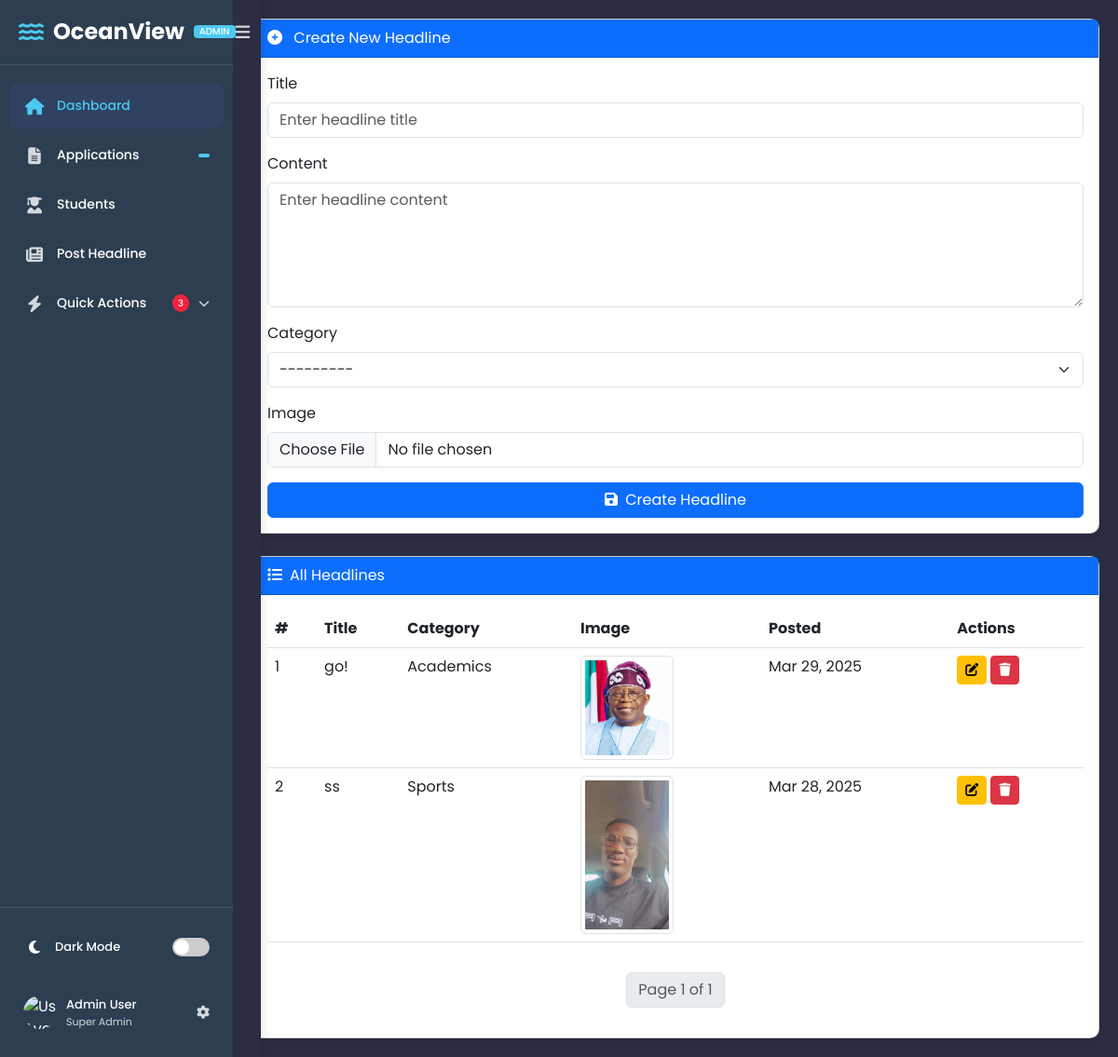
/headline/, run on the app's committed database.
### portal/models.py (models this page shows, shortened)
class Headline(models.Model):
    title = models.CharField(max_length=100)
    content = models.TextField()
    image = models.ImageField(upload_to="news_images/", blank=True, null=True)
    category = models.ForeignKey(Category, on_delete=models.CASCADE)
    created_at = models.DateTimeField(auto_now_add=True)

class Category(models.Model):
    name = models.CharField(max_length=100, unique=True)
    def __str__(self):
        return self.name

### crm/views.py (the view)
# urls.py: path("headline/", Post_headline, name="Post_headline"),
def Post_headline(request):
    if request.method == "POST":
        form = HeadlineForm(request.POST, request.FILES)
        if form.is_valid():
            form.save()
            messages.success(request, "Headline posted successfully!")
            return redirect("Post_headline")
    else:
        form = HeadlineForm()
    headlines = paginate_headlines(request)
    return render(request, "crm/crm_post_headline.html", {"form": form, "headlines": headlines})

### crm/forms.py
class HeadlineForm(forms.ModelForm):
    class Meta:
        model = Headline
        fields = ["title", "content", "image", "category"]
        widgets = {
            "title": forms.TextInput(attrs={"class": "form-control", "placeholder": "Enter headline title"}),
            "content": forms.Textarea(attrs={"class": "form-control", "rows": 5, "placeholder": "Enter headline content"}),
            "image": forms.FileInput(attrs={"class": "form-control"}),
            "category": forms.Select(attrs={"class": "form-select"}),
        }

### crm/views.py (called while the page is built)
def paginate_headlines(request):
    headlines_list = Headline.objects.all().order_by('-created_at')
    paginator = Paginator(headlines_list, 3)  # 3 headlines per page
    page_number = request.GET.get("page")
    return paginator.get_page(page_number)

### crm/templates/crm/crm_post_headline.html (shortened to what this page needs)
{% load static %}
<!DOCTYPE html>
<html lang="en">
<head>
    <link href="https://cdn.jsdelivr.net/npm/bootstrap@5.3.0/dist/css/bootstrap.min.css" rel="stylesheet">
    <link rel="stylesheet" href="https://cdnjs.cloudflare.com/ajax/libs/font-awesome/6.0.0/css/all.min.css">
</head>
<body>
    {% include 'crm/sidebar.html' %}
    <div class="main-content" style="margin-left: 250px; padding: 20px;">
        <div class="card mb-4">
            <div class="card-header bg-primary text-white">
                <i class="fas fa-plus-circle me-2"></i>
                {% if form.instance.id %}Edit Headline{% else %}Create New Headline{% endif %}
            </div>
            <div class="card-body">
                <form method="POST" enctype="multipart/form-data" id="headlineForm">
                    <div class="mb-3">
                        <label for="id_title" class="form-label">Title</label>
                        {{ form.title }}
                    </div>
                    <div class="mb-3">
                        <label for="id_content" class="form-label">Content</label>
                        {{ form.content }}
                    </div>
                    <div class="mb-3">
                        <label for="id_category" class="form-label">Category</label>
                        {{ form.category }}
                    </div>
                    <div class="mb-3">
                        <label for="id_image" class="form-label">Image</label>
                        {{ form.image }}
                    </div>
                    <button type="submit" class="btn btn-primary w-100">
                        <i class="fas fa-save me-1"></i>
                        {% if form.instance.id %}Update{% else %}Create{% endif %} Headline
                    </button>
                </form>
            </div>
        </div>
        <div class="card">
            <div class="card-header bg-primary text-white">
                <i class="fas fa-list me-2"></i>All Headlines
            </div>
            <div class="card-body">
                <div class="table-responsive">
                    <table class="table table-hover">
                        <thead>
                            <tr>
                                <th>#</th>
                                <th>Title</th>
                                <th>Category</th>
                                <th>Image</th>
                                <th>Posted</th>
                                <th>Actions</th>
                            </tr>
                        </thead>
                        <tbody>
                            {% for headline in headlines %}
                            <tr>
                                <td>{{ forloop.counter }}</td>
                                <td>{{ headline.title }}</td>
                                <td>{{ headline.category }}</td>
                                <td>
                                    {% if headline.image %}
                                        <img src="{{ headline.image.url }}" class="img-thumbnail">
                                    {% else %}
                                        None
                                    {% endif %}
                                </td>
                                <td>{{ headline.created_at|date:"M d, Y" }}</td>
                                <td>
                                    <a href="{% url 'Edit_headline' headline.id %}" class="btn btn-sm btn-warning">
                                        <i class="fas fa-edit"></i>
                                    </a>
                                    <form action="{% url 'delete_headline' headline.id %}" method="POST" class="d-inline">
                                        <button type="submit" class="btn btn-sm btn-danger" onclick="return confirm('Are you sure?')">
                                            <i class="fas fa-trash"></i>
                                        </button>
                                    </form>
                                </td>
                            </tr>
                            {% empty %}
                            <tr>
                                <td colspan="6" class="text-center">No headlines found</td>
                            </tr>
                            {% endfor %}
                        </tbody>
                    </table>
                </div>
                <div class="mt-3">
                    <nav aria-label="Page navigation">
                        <ul class="pagination justify-content-center">
                            <li class="page-item disabled">
                                <span class="page-link">
                                    Page {{ headlines.number }} of {{ headlines.paginator.num_pages }}
                                </span>
                            </li>
                        </ul>
                    </nav>
                </div>
            </div>
        </div>
    </div>
</body>
</html>

### crm/templates/crm/crm_post_headline.html (style rules this page uses)
:root { --primary-color: #4361ee; --danger-color: #ef233c; --warning-color: #ff9500; }
body { font-family: 'Poppins', sans-serif; }
.card { border-radius: 10px; box-shadow: 0 4px 6px rgba(0,0,0,0.1); }
.img-thumbnail { max-width: 100px; }

### crm/templates/crm/sidebar.html (style rules this page uses)
:root { --primary-color: #4361ee; --primary-light: rgba(67, 97, 238, 0.1); --secondary-color: #3f37c9; --accent-color: #4cc9f0; --text-color: #ffffff; --text-light: rgba(255, 255, 255, 0.8); --bg-color: #2b2d42; --sidebar-bg: #2b2d42; --sidebar-width: 280px; --sidebar-collapsed-width: 80px; --transition-speed: 0.3s; }
* { margin: 0; padding: 0; box-sizing: border-box; }
body { font-family: 'Poppins', sans-serif; background-color: var(--bg-color); color: var(--text-color); transition: background-color var(--transition-speed); }

### data on the page
Headline: title "go!", category "Academics", image (picture), created_at "Mar 29, 2025"
Headline: title "ss", category "Sports", image (picture), created_at "Mar 28, 2025"

### other printed values
{{ headlines.number }} "1"
{{ headlines.paginator.num_pages }} "1"
